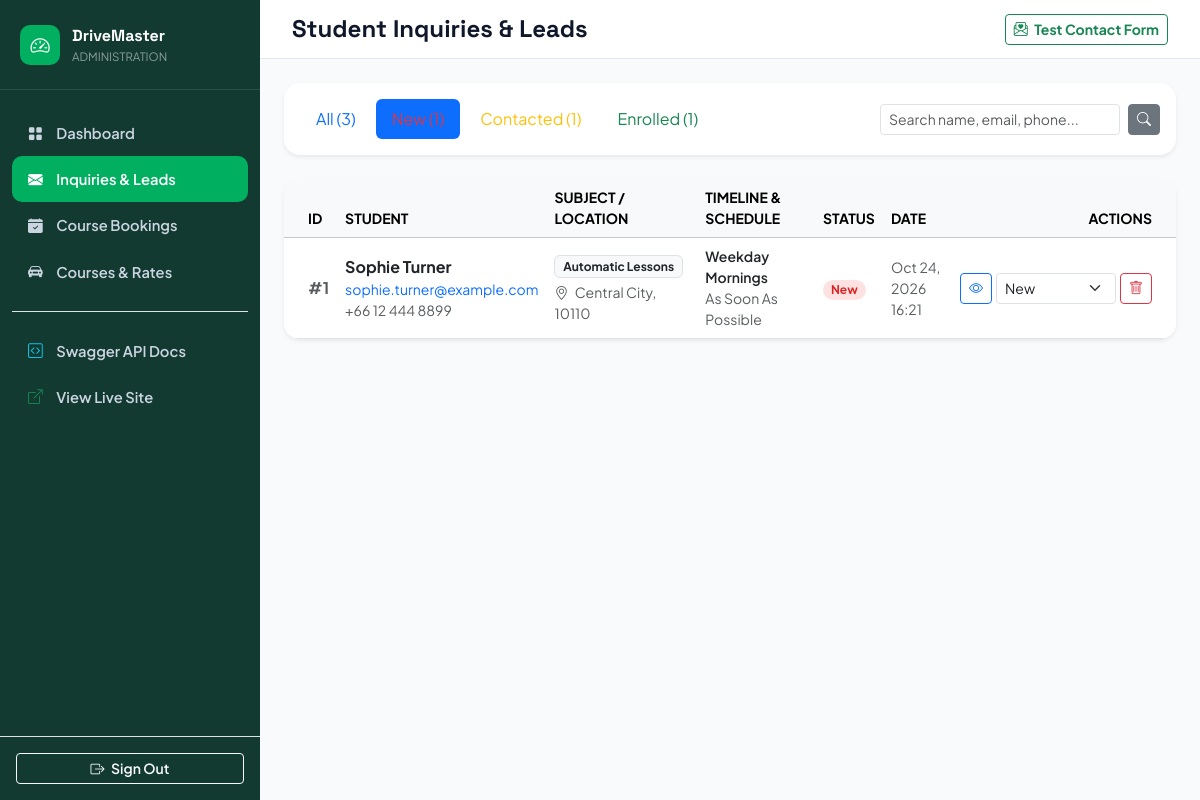
Screenshot of /admin/inquiries.php?status=new (signed in) with the database file from the repository.
### tables this page shows
CREATE TABLE IF NOT EXISTS `inquiries` (
  `id` INT UNSIGNED AUTO_INCREMENT PRIMARY KEY,
  `full_name` VARCHAR(100) NOT NULL,
  `email` VARCHAR(120) NOT NULL,
  `phone` VARCHAR(30) NOT NULL,
  `subject` VARCHAR(150) NOT NULL,
  `pickup_location` VARCHAR(150) DEFAULT NULL,
  `timeline` VARCHAR(80) DEFAULT NULL,
  `preferred_schedule` VARCHAR(80) DEFAULT NULL,
  `message` TEXT NOT NULL,
  `status` ENUM('new', 'contacted', 'in_progress', 'enrolled', 'closed') DEFAULT 'new',
  `admin_notes` TEXT DEFAULT NULL,
  `ip_address` VARCHAR(45) DEFAULT NULL,
  `created_at` TIMESTAMP DEFAULT CURRENT_TIMESTAMP,
  `updated_at` TIMESTAMP DEFAULT CURRENT_TIMESTAMP ON UPDATE CURRENT_TIMESTAMP,
  INDEX `idx_inquiries_status` (`status`),
  INDEX `idx_inquiries_email` (`email`),
  INDEX `idx_inquiries_created_at` (`created_at`)
);

### backend/src/Database.php (called while the page is built, shortened)
<?php
final class Database
{
    private static ?self $instance = null;
    private ?PDO $pdo = null;
    private array $config;
    private function __construct()
    {
        $this->config = require __DIR__ . '/../config/database.php';
    }
    public static function getInstance(): self
    {
        if (self::$instance === null) {
            self::$instance = new self();
        }
        return self::$instance;
    }
    private function connect(): void
    {
        $dsn = sprintf(
            '%s:host=%s;port=%d;dbname=%s;charset=%s',
            $this->config['driver'],
            $this->config['host'],
            $this->config['port'],
            $this->config['database'],
            $this->config['charset']
        );
        try {
            $this->pdo = new PDO(
                $dsn,
                $this->config['username'],
                $this->config['password'],
                $this->config['options']
            );
        } catch (PDOException $e) {
            $this->pdo = null;
            $this->lastError = $e->getMessage();
            error_log("[DriveMaster DB Error] Failed connecting to MySQL: " . $e->getMessage());
        }
    }
    public function getConnection(): ?PDO
    {
        return $this->pdo;
    }
    public function isAvailable(): bool
    {
        return $this->getConnection() !== null;
    }
    public function query(string $sql, array $params = []): PDOStatement
    {
        $pdo = $this->getConnection();
        $stmt = $pdo->prepare($sql);
        $stmt->execute($params);
        return $stmt;
    }
    public function fetchAll(string $sql, array $params = []): array
    {
        return $this->query($sql, $params)->fetchAll();
    }
}

### backend/src/Models/Inquiry.php (called while the page is built, shortened)
<?php
final class Inquiry
{
    public static function all(array $filters = []): array
    {
        $db = Database::getInstance();
        $conditions = [];
        $params = [];
        if (!empty($filters['status']) && $filters['status'] !== 'all') {
            $conditions[] = "status = :status";
            $params[':status'] = $filters['status'];
        }
        $whereClause = !empty($conditions) ? 'WHERE ' . implode(' AND ', $conditions) : '';
        $sql = "SELECT * FROM inquiries {$whereClause} ORDER BY created_at DESC LIMIT 100";
        return $db->fetchAll($sql, $params);
    }
    public static function countByStatus(): array
    {
        $db = Database::getInstance();
        $rows = $db->fetchAll("SELECT status, COUNT(*) as count FROM inquiries GROUP BY status");
        $counts = ['new' => 0, 'contacted' => 0, 'in_progress' => 0, 'enrolled' => 0, 'closed' => 0, 'total' => 0];
        foreach ($rows as $row) {
            $counts[$row['status']] = (int)$row['count'];
            $counts['total'] += (int)$row['count'];
        }
        return $counts;
    }
}

### backend/config/database.php (called while the page is built, shortened)
<?php
return [
    'driver'    => 'mysql',
    'host'      => $_ENV['DB_HOST'] ?? '127.0.0.1',
    'port'      => (int)($_ENV['DB_PORT'] ?? 3306),
    'database'  => $_ENV['DB_NAME'] ?? 'drivemaster_db',
    'username'  => $_ENV['DB_USER'] ?? 'root',
    'password'  => $_ENV['DB_PASS'] ?? '',
    'charset'   => 'utf8mb4',
    'collation' => 'utf8mb4_unicode_ci',
    'options'   => [
        PDO::ATTR_ERRMODE            => PDO::ERRMODE_EXCEPTION,
        PDO::ATTR_DEFAULT_FETCH_MODE => PDO::FETCH_ASSOC,
        PDO::ATTR_EMULATE_PREPARES   => false,
        PDO::MYSQL_ATTR_INIT_COMMAND => "SET NAMES utf8mb4 COLLATE utf8mb4_unicode_ci",
    ],
];

### admin/inquiries.php (the view, shortened to what this page needs)
<?php
require_once __DIR__ . '/../backend/src/Database.php';
require_once __DIR__ . '/../backend/src/Models/Inquiry.php';
$currentStatus = $_GET['status'] ?? 'all';
$searchQuery = $_GET['search'] ?? '';
$inquiries = Inquiry::all(['status' => $currentStatus, 'search' => $searchQuery]);
$counts = Inquiry::countByStatus();
?>
<!DOCTYPE html>
<html lang="en">
<head>
  <link rel="stylesheet" href="../assets/vendor/fonts/fonts.css">
  <link rel="stylesheet" href="../assets/vendor/bootstrap/css/bootstrap.min.css">
  <link rel="stylesheet" href="../assets/vendor/bootstrap-icons/bootstrap-icons.min.css">
</head>
<body>
  <aside class="admin-sidebar">
    <a href="/admin/index.php" class="sidebar-brand">
      <div class="brand-icon-box"><i class="bi bi-speedometer2"></i></div>
      <div>
        <div class="fw-bold" style="font-family: 'Space Grotesk', sans-serif;">DriveMaster</div>
        <div class="small text-white-50" style="font-size: 0.72rem;">ADMINISTRATION</div>
      </div>
    </a>
    <ul class="sidebar-nav">
      <li><a href="/admin/index.php" class="sidebar-nav-link"><i class="bi bi-grid-fill"></i> Dashboard</a></li>
      <li><a href="/admin/inquiries.php" class="sidebar-nav-link active"><i class="bi bi-envelope-fill"></i> Inquiries &amp; Leads</a></li>
      <li><a href="/admin/enrollments.php" class="sidebar-nav-link"><i class="bi bi-calendar-check-fill"></i> Course Bookings</a></li>
      <li><a href="/admin/courses.php" class="sidebar-nav-link"><i class="bi bi-car-front-fill"></i> Courses &amp; Rates</a></li>
      <li class="mt-3 pt-3 border-top border-white-10">
        <a href="/backend/swagger/" target="_blank" class="sidebar-nav-link"><i class="bi bi-code-square text-info"></i> Swagger API Docs</a>
      </li>
      <li><a href="/index.html" target="_blank" class="sidebar-nav-link"><i class="bi bi-box-arrow-up-right text-success"></i> View Live Site</a></li>
    </ul>
    <div class="p-3 border-top border-white-10">
      <a href="/admin/logout.php" class="btn btn-outline-light btn-sm w-100 fw-semibold"><i class="bi bi-box-arrow-right me-1"></i> Sign Out</a>
    </div>
  </aside>
  <div class="admin-main">
    <header class="admin-topbar">
      <h4 class="mb-0 fw-bold" style="font-family: 'Space Grotesk', sans-serif;">Student Inquiries &amp; Leads</h4>
      <div class="d-flex gap-2">
        <a href="/contact.html" target="_blank" class="btn btn-outline-success btn-sm fw-bold">
          <i class="bi bi-envelope-paper-heart me-1"></i> Test Contact Form
        </a>
      </div>
    </header>
    <div class="p-4 flex-grow-1">
      <div class="card border-0 shadow-sm rounded-4 mb-4">
        <div class="card-body p-3">
          <div class="d-flex flex-wrap justify-content-between align-items-center gap-3">
            <ul class="nav nav-pills gap-1">
              <li class="nav-item">
                <a class="nav-link <?= $currentStatus === 'all' ? 'active' : '' ?>" href="?status=all">
                  All (<?= $counts['total'] ?>)
                </a>
              </li>
              <li class="nav-item">
                <a class="nav-link <?= $currentStatus === 'new' ? 'active' : '' ?> text-danger" href="?status=new">
                </a>
              </li>
              <li class="nav-item">
                <a class="nav-link <?= $currentStatus === 'contacted' ? 'active' : '' ?> text-warning" href="?status=contacted">
                  Contacted (<?= $counts['contacted'] ?>)
                </a>
              </li>
              <li class="nav-item">
                <a class="nav-link <?= $currentStatus === 'enrolled' ? 'active' : '' ?> text-success" href="?status=enrolled">
                  Enrolled (<?= $counts['enrolled'] ?>)
                </a>
              </li>
            </ul>
            <form method="GET" class="d-flex gap-2">
              <input type="text" name="search" class="form-control form-control-sm" placeholder="Search name, email, phone..." value="<?= htmlspecialchars($searchQuery) ?>" style="width: 240px;">
              <button type="submit" class="btn btn-secondary btn-sm"><i class="bi bi-search"></i></button>
            </form>
          </div>
        </div>
      </div>
      <div class="card border-0 shadow-sm rounded-4 overflow-hidden">
        <div class="table-responsive">
          <table class="table table-hover align-middle mb-0">
            <thead class="table-light small text-uppercase">
              <tr>
                <th class="ps-4">ID</th>
                <th>Student</th>
                <th>Subject / Location</th>
                <th>Timeline &amp; Schedule</th>
                <th>Status</th>
                <th>Date</th>
                <th class="text-end pe-4">Actions</th>
              </tr>
            </thead>
            <tbody>
              <?php if (empty($inquiries)): ?>
                <tr>
                  <td colspan="7" class="text-center py-5 text-muted">
                    <i class="bi bi-inbox fs-1 d-block mb-2 text-secondary"></i>
                    No student inquiries found matching current filter.
                  </td>
                </tr>
              <?php else: ?>
                <?php foreach ($inquiries as $inq): ?>
                  <tr>
                    <td class="ps-4 fw-bold text-muted">#<?= $inq['id'] ?></td>
                    <td>
                      <div class="fw-bold text-dark"><?= htmlspecialchars($inq['full_name']) ?></div>
                      <div class="small"><a href="mailto:<?= htmlspecialchars($inq['email']) ?>" class="text-decoration-none"><?= htmlspecialchars($inq['email']) ?></a></div>
                      <div class="small text-muted"><a href="tel:<?= htmlspecialchars($inq['phone']) ?>" class="text-muted text-decoration-none"><?= htmlspecialchars($inq['phone']) ?></a></div>
                    </td>
                    <td>
                      <div class="badge bg-light text-dark border mb-1"><?= htmlspecialchars($inq['subject']) ?></div>
                      <?php if (!empty($inq['pickup_location'])): ?>
                        <div class="small text-muted"><i class="bi bi-geo-alt me-1"></i> <?= htmlspecialchars($inq['pickup_location']) ?></div>
                      <?php endif; ?>
                    </td>
                    <td class="small">
                      <div class="fw-semibold text-dark"><?= htmlspecialchars($inq['preferred_schedule'] ?? 'Flexible') ?></div>
                      <div class="text-muted"><?= htmlspecialchars($inq['timeline'] ?? 'Not specified') ?></div>
                    </td>
                    <td>
                      <span class="badge status-badge-<?= $inq['status'] ?> px-2 py-1 rounded-pill">
                        <?= ucfirst(str_replace('_', ' ', $inq['status'])) ?>
                      </span>
                    </td>
                    <td class="small text-muted">
                      <?= date('M d, Y', strtotime($inq['created_at'])) ?><br>
                      <?= date('H:i', strtotime($inq['created_at'])) ?>
                    </td>
                    <td class="text-end pe-4">
                      <div class="d-flex justify-content-end gap-1">
                        <button type="button" class="btn btn-sm btn-outline-primary" data-bs-toggle="modal" data-bs-target="#inquiryModal<?= $inq['id'] ?>" title="View Message">
                          <i class="bi bi-eye"></i>
                        </button>
                        <form method="POST" class="d-inline">
                          <select name="status" class="form-select form-select-sm d-inline-block w-auto" onchange="this.form.submit()">
                            <option value="new" <?= $inq['status'] === 'new' ? 'selected' : '' ?>>New</option>
                          </select>
                        </form>
                        <form method="POST" class="d-inline" onsubmit="return confirm('Delete this inquiry record?');">
                          <button type="submit" class="btn btn-sm btn-outline-danger" title="Delete">
                            <i class="bi bi-trash"></i>
                          </button>
                        </form>
                      </div>
                    </td>
                  </tr>
                <?php endforeach; ?>
              <?php endif; ?>
            </tbody>
          </table>
        </div>
      </div>
    </div>
  </div>
</body>
</html>

### admin/inquiries.php (style rules this page uses)
:root { --primary: #2A6B5C; --sidebar-width: 260px; --accent-green: #00b060; }
body { font-family: 'Plus Jakarta Sans', sans-serif; background: #f8fafc; color: #0f172a; }
.admin-sidebar { width: var(--sidebar-width); height: 100vh; position: fixed; top: 0; left: 0; background: #133a30; color: #e2e8f0; display: flex; flex-direction: column; z-index: 1050; }
.sidebar-brand { padding: 1.5rem 1.25rem; border-bottom: 1px solid rgba(255, 255, 255, 0.1); display: flex; align-items: center; gap: 0.75rem; text-decoration: none; color: #ffffff; }
.brand-icon-box { width: 40px; height: 40px; border-radius: 10px; background: var(--accent-green); display: flex; align-items: center; justify-content: center; font-size: 1.2rem; color: #ffffff; }
.sidebar-nav { list-style: none; padding: 1.25rem 0.75rem; margin: 0; flex-grow: 1; overflow-y: auto; }
.sidebar-nav-link { display: flex; align-items: center; gap: 0.85rem; padding: 0.75rem 1rem; color: #cbd5e1; text-decoration: none; border-radius: 10px; font-weight: 600; font-size: 0.92rem; transition: all 0.2s ease; }
.sidebar-nav-link:hover, .sidebar-nav-link.active { background: var(--accent-green); color: #ffffff; }
.admin-main { margin-left: var(--sidebar-width); min-height: 100vh; display: flex; flex-direction: column; }
.admin-topbar { background: #ffffff; border-bottom: 1px solid #e2e8f0; padding: 0.85rem 2rem; display: flex; align-items: center; justify-content: space-between; position: sticky; top: 0; z-index: 1040; }
.status-badge-new { background-color: #fee2e2; color: #dc2626; font-weight: 700; }

### rows the page displays
inquiries: id "1", full_name "Sophie Turner", email "sophie.turner@example.com", phone "+66 12 444 8899", subject "Automatic Lessons", pickup_location "Central City, 10110", preferred_schedule "Weekday Mornings", timeline "As Soon As Possible", status "New", created_at "Oct 24, 2026", created_at "16:21"

### other values shown
$counts['total'] "3"
$counts['contacted'] "1"
$counts['enrolled'] "1"
